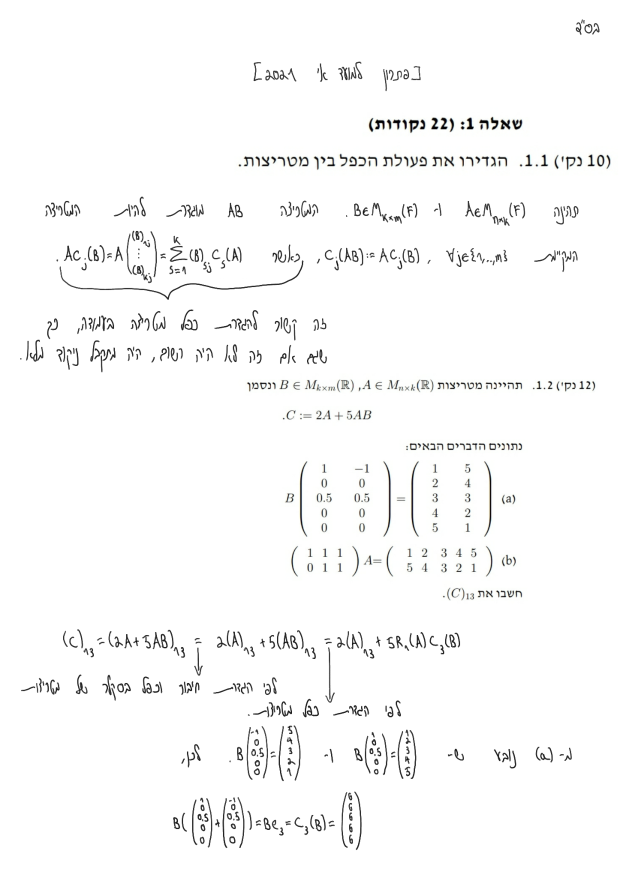
#> input picture storage/crops/pilot/pilot_01_test1_p1.png, 1240 x 1755 px (shown at 1/2 size); its folder holds only this picture in this run
$ python -i omr.py   (imports and definitions only)
#> lines starting #> are read from the running program, lines starting #| are printed output that depends on the picture; after the words box and inside, x2 and y2 are one past the last pixel; in counts of white or black regions, pixels touching at a corner belong together
"""
Answer-grid reader for multiple-choice cover sheets ("סמנו כאן בלבד!").

Classical CV, deterministic and free:
    1. Locate the printed answer table via long horizontal / vertical lines.
    2. Split it into rows (questions) and option columns (א–ד, right-to-left).
    3. Measure each box's ink relative to the sheet's own empty boxes, and
       how solidly the printed checkbox interior is filled.
    4. Resolve each row: one mark → answer; a solid fill next to an X → the
       solid box is a cancellation; anything else → human review.

A VLM cross-check (see ``vlm_read_grid``) runs on the same crop; disagreement
between the two readers is routed to review rather than silently resolved.
"""

from __future__ import annotations

import base64
import json
import logging
import os
from dataclasses import dataclass, field
from enum import Enum
from pathlib import Path
from typing import Dict, List, Optional, Sequence, Tuple

import cv2
import numpy as np

logger = logging.getLogger(__name__)

# Columns left→right on the page; Hebrew tables read right→left, so the
# question-number column is the rightmost one.
OPTION_COLUMNS_LTR: Tuple[str, ...] = ("ד", "ג", "ב", "א")
N_QUESTIONS: int = int(os.getenv("OMR_N_QUESTIONS", "10"))

# Geometry relative to row height; the printed checkbox is ~0.22 × row height.
PROBE_HALF_FRAC: float = 0.30        # square around the checkbox where marks land
CORE_HALF_FRAC: float = 0.07         # strictly inside the checkbox
# Set from the 13 hand-labelled pilot sheets: empty boxes peak at 0.021 excess,
# the faintest real mark sits at 0.033. Re-derive when new sheets are labelled.
MARK_EXCESS_MIN: float = 0.027       # ink above the empty-box baseline → marked
MARGIN_REVIEW: float = 0.005         # |excess - threshold| below this → low confidence
SOLID_GAP_MIN: float = 0.08          # interior-darkness gap that marks a cancellation


class RowStatus(str, Enum):
    ANSWERED = "answered"
    BLANK = "blank"
    AMBIGUOUS = "ambiguous"


@dataclass
class CellReading:
    letter: str
    ink: float              # dark-pixel fraction of the inner cell
    excess: float           # ink minus the sheet's empty-box baseline
    core_fill: float        # dark fraction of the checkbox interior
    marked: bool = False
    solid: bool = False


@dataclass
class RowReading:
    question_id: str
    cells: List[CellReading]
    status: RowStatus = RowStatus.BLANK
    chosen: Optional[str] = None
    cancelled: List[str] = field(default_factory=list)
    low_margin: bool = False
    reason: str = ""

    # [19 lines left out: function to_dict, not called in this run]


@dataclass
class GridReading:
    image_path: str
    grid_bbox: Optional[Tuple[int, int, int, int]] = None
    rows: List[RowReading] = field(default_factory=list)
    baseline_ink: float = 0.0
    errors: List[str] = field(default_factory=list)

    @property
    def ok(self) -> bool:
        return not self.errors and len(self.rows) == N_QUESTIONS

    def answers(self) -> Dict[str, Optional[str]]:
        return {r.question_id: r.chosen for r in self.rows}

    # [8 lines left out: function to_dict, not called in this run]


# ---------------------------------------------------------------------------
# Grid location
# ---------------------------------------------------------------------------
def _binarize(gray: np.ndarray) -> np.ndarray:
    """Ink = 255. Otsu handles pencil, pen and coloured markers alike."""
    blur = cv2.GaussianBlur(gray, (3, 3), 0)
    _, binary = cv2.threshold(blur, 0, 255, cv2.THRESH_BINARY_INV + cv2.THRESH_OTSU)
    return binary


# [23 lines left out: function _line_peaks, not called in this run]


def _line_masks(binary: np.ndarray, h_len: int, v_len: int) -> Tuple[np.ndarray, np.ndarray]:
    """
    Horizontal / vertical ruling masks.

    Thin printed rules on phone scans binarise as dotted runs; closing along
    the line direction first bridges those gaps so the opening keeps them.
    """
    h_closed = cv2.morphologyEx(binary, cv2.MORPH_CLOSE, np.ones((1, 9), np.uint8))
    v_closed = cv2.morphologyEx(binary, cv2.MORPH_CLOSE, np.ones((9, 1), np.uint8))
    h_mask = cv2.morphologyEx(
        h_closed, cv2.MORPH_OPEN, cv2.getStructuringElement(cv2.MORPH_RECT, (h_len, 1))
    )
    v_mask = cv2.morphologyEx(
        v_closed, cv2.MORPH_OPEN, cv2.getStructuringElement(cv2.MORPH_RECT, (1, v_len))
    )
    return h_mask, v_mask


# [39 lines left out: functions _order_corners, _regularise, not called in this run]


@dataclass
class LocatedGrid:
    table_gray: np.ndarray               # rectified (axis-aligned) table crop
    corners: np.ndarray                  # table corners in page pixels (tl, tr, br, bl)
    row_lines: List[int]                 # in table_gray coordinates
    col_lines: List[int]


def _find_table_corner_candidates(binary: np.ndarray) -> List[np.ndarray]:
    """
    Candidate corner sets for the answer table, best first.

    Stray strokes touching the table (a student's arrow, bleed-through) can
    distort its outline, so several fits are offered and the caller keeps the
    first that yields a regular ruled grid.
    """
    h, w = binary.shape
    h_mask, v_mask = _line_masks(binary, max(15, w // 30), max(15, h // 40))
    # Thin, broken ruling on low-resolution scans must still merge into one
    # table outline; the joint is scaled to the page.
    joint = max(5, w // 120)
    grid = cv2.dilate(cv2.bitwise_or(h_mask, v_mask), np.ones((joint, joint), np.uint8))
    contours, _ = cv2.findContours(grid, cv2.RETR_EXTERNAL, cv2.CHAIN_APPROX_SIMPLE)
    best, best_area = None, 0.0
    for cnt in contours:
        x, y, bw, bh = cv2.boundingRect(cnt)
        if bw < 0.3 * w or bh < 0.2 * h or bh > 0.85 * h:
            continue
        area = float(bw * bh)
        if area > best_area:
            best, best_area = cnt, area
    if best is None:
        return []
    candidates: List[np.ndarray] = []
    hull = cv2.convexHull(best)
    approx = cv2.approxPolyDP(hull, 0.02 * cv2.arcLength(hull, True), True)
    if len(approx) == 4:
        candidates.append(_order_corners(approx.reshape(4, 2).astype(np.float32)))
    candidates.append(_order_corners(cv2.boxPoints(cv2.minAreaRect(best)).astype(np.float32)))
    x, y, bw, bh = cv2.boundingRect(best)
    candidates.append(
        np.array([[x, y], [x + bw, y], [x + bw, y + bh], [x, y + bh]], dtype=np.float32)
    )
    return candidates


def locate_grid(gray: np.ndarray) -> Tuple[Optional[LocatedGrid], List[str]]:
    """Find, rectify and rule the answer table. Returns (grid, errors)."""
    binary = _binarize(gray)
    # The anonymisation mask is a solid black band; it would read as one huge
    # table and swamp the real lines.
    binary[(binary > 0).mean(axis=1) > 0.9] = 0

    candidates = _find_table_corner_candidates(binary)
    if not candidates:
        return None, ["answer table not found on page"]
    errors: List[str] = []
    for corners in candidates:
        grid, errs = _rule_table(gray, corners)
        if grid is not None:
            return grid, []
        errors = errs
    return None, errors


# [102 lines left out: functions _rule_table, _regularise_columns, _measure_cell, _resolve_row, not called in this run]


def read_answer_grid(image_path: str | Path) -> GridReading:
    """Read the multiple-choice answer table from a cover-sheet image."""
    image_path = Path(image_path)
    result = GridReading(image_path=str(image_path))
    image = cv2.imread(str(image_path))
#> image is the input picture: shape (1755, 1240, 3); mean B, G, R 249.3, 249.4, 249.4
    if image is None:
        result.errors.append(f"cannot read image: {image_path}")
        return result
    gray = cv2.cvtColor(image, cv2.COLOR_BGR2GRAY)
    grid, errors = locate_grid(gray)
#> in _binarize, `_, binary = cv2.threshold(blur, 0, 255, cv2.THRESH_BINARY_INV + cv2.TH..`:
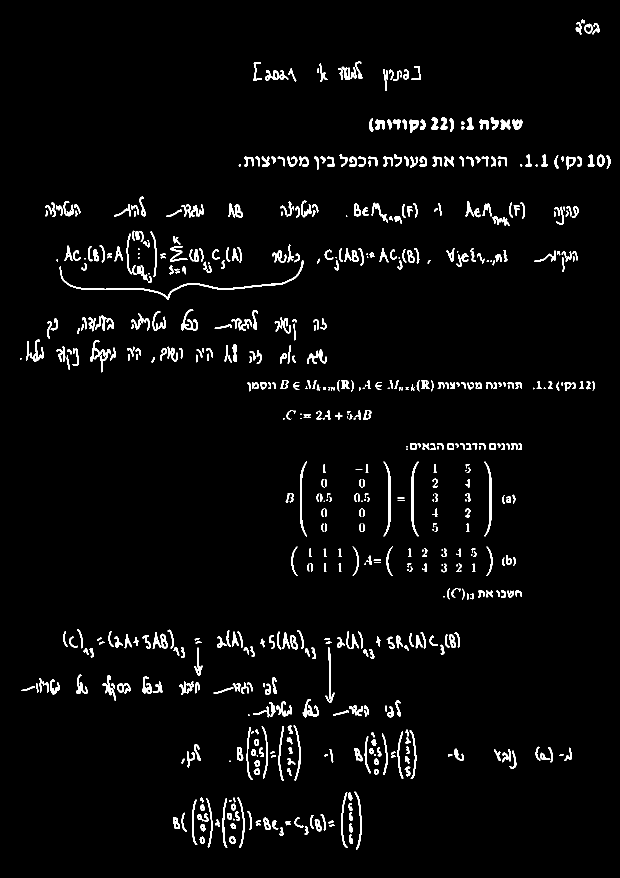
#> binary: shape (1755, 1240) (shown at 1/2 size); 3.3% white; 673 white regions (74 under 20 px), largest, box (x1, y1, x2, y2) and area: (119, 521, 607, 600) 1773, (767, 923, 782, 1073) 635, (822, 923, 837, 1073) 581
#> in _line_masks, `h_closed = cv2.morphologyEx(binary, cv2.MORPH_CLOSE, np.ones((1, 9), n..`:
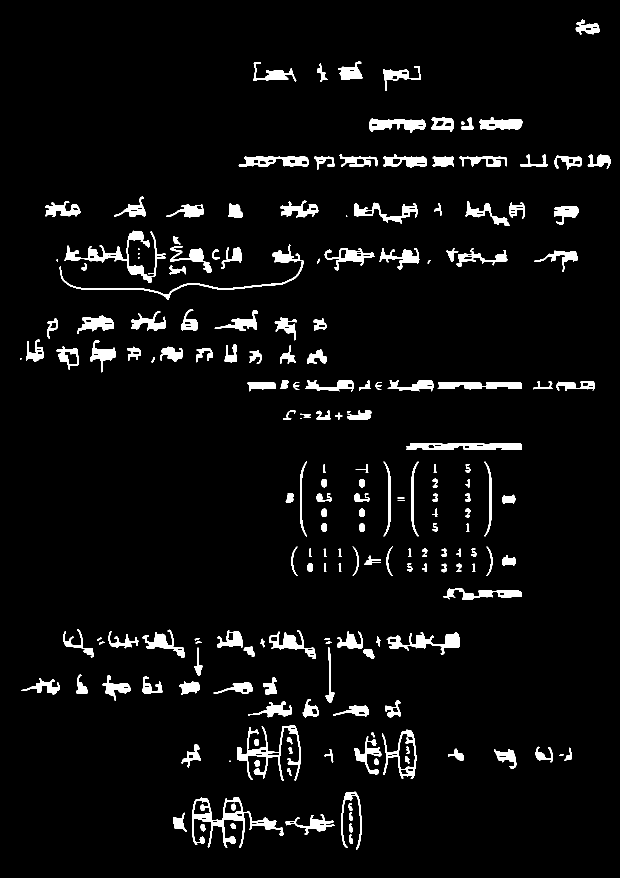
#> h_closed: shape (1755, 1240) (shown at 1/2 size); 4.8% white; 199 white regions (9 under 20 px), largest, box (x1, y1, x2, y2) and area: (384, 1594, 568, 1696) 3888, (128, 461, 332, 566) 3484, (474, 1451, 601, 1562) 2885
#> in _line_masks, `v_closed = cv2.morphologyEx(binary, cv2.MORPH_CLOSE, np.ones((9, 1), n..`:
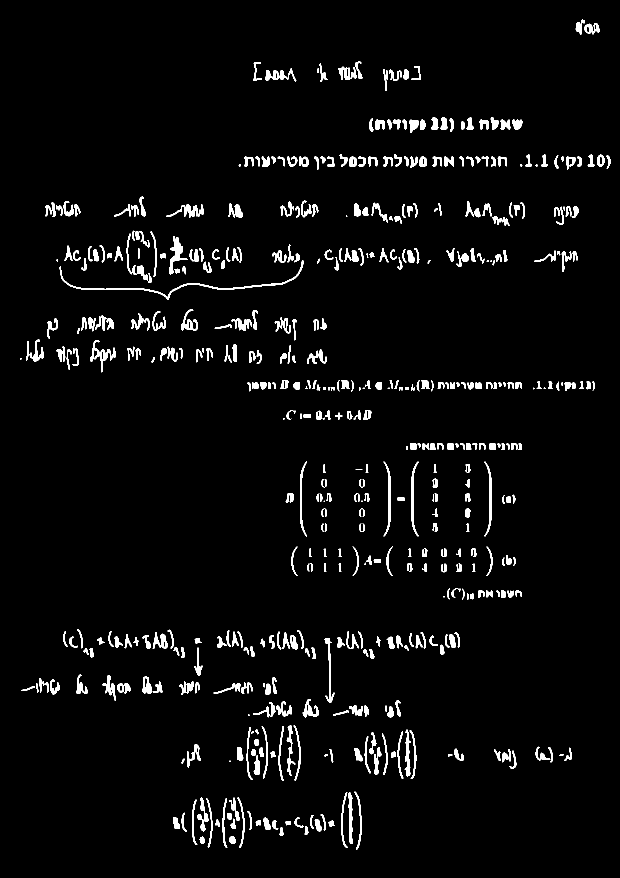
#> v_closed: shape (1755, 1240) (shown at 1/2 size); 3.7% white; 541 white regions (26 under 20 px), largest, box (x1, y1, x2, y2) and area: (119, 521, 607, 600) 1773, (339, 472, 375, 549) 885, (180, 680, 231, 745) 771
#> in _line_masks, `h_mask = cv2.morphologyEx( h_closed, cv2.MORPH_OPEN, cv2.getStructurin..`:
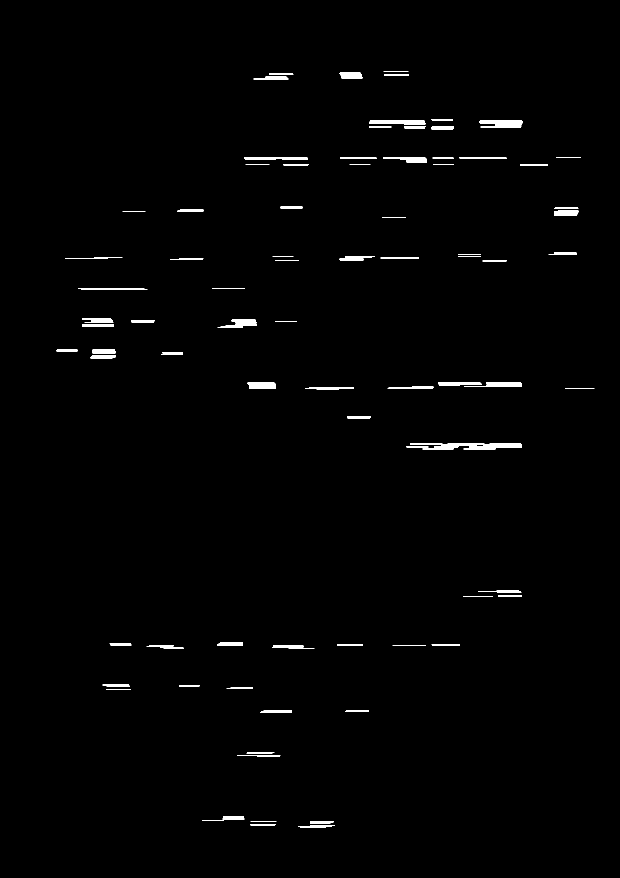
#> h_mask: shape (1755, 1240) (shown at 1/2 size); 0.99% white; 94 white regions, largest, box (x1, y1, x2, y2) and area: (820, 887, 1044, 899) 1818, (738, 240, 851, 249) 822, (959, 240, 1045, 250) 756
#> in _line_masks, `v_mask = cv2.morphologyEx( v_closed, cv2.MORPH_OPEN, cv2.getStructurin..`:
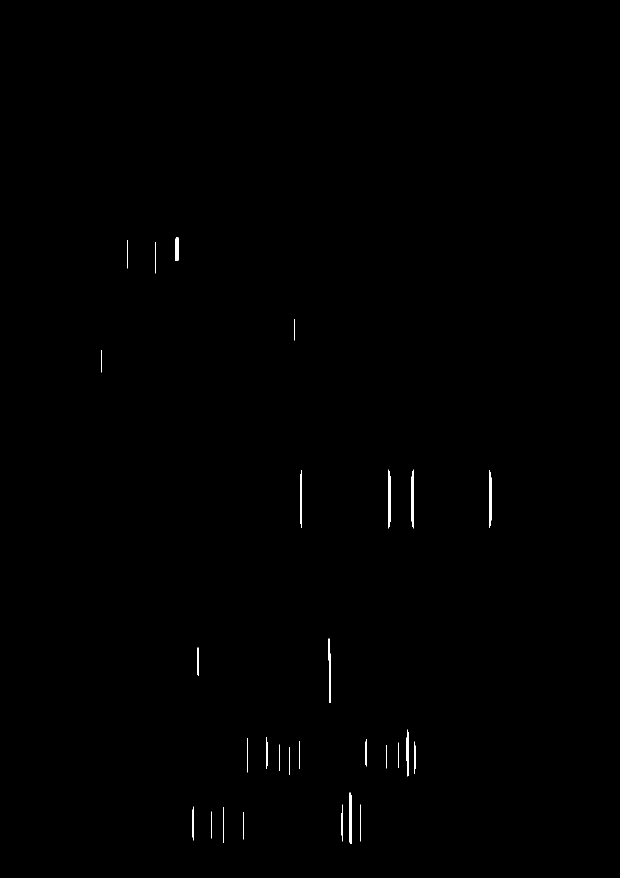
#> v_mask: shape (1755, 1240) (shown at 1/2 size); 0.24% white; 28 white regions, largest, box (x1, y1, x2, y2) and area: (777, 939, 782, 1057) 491, (699, 1585, 704, 1688) 453, (823, 939, 827, 1057) 422
#> in _find_table_corner_candidates, `grid = cv2.dilate(cv2.bitwise_or(h_mask, v_mask), np.ones((joint, join..`:
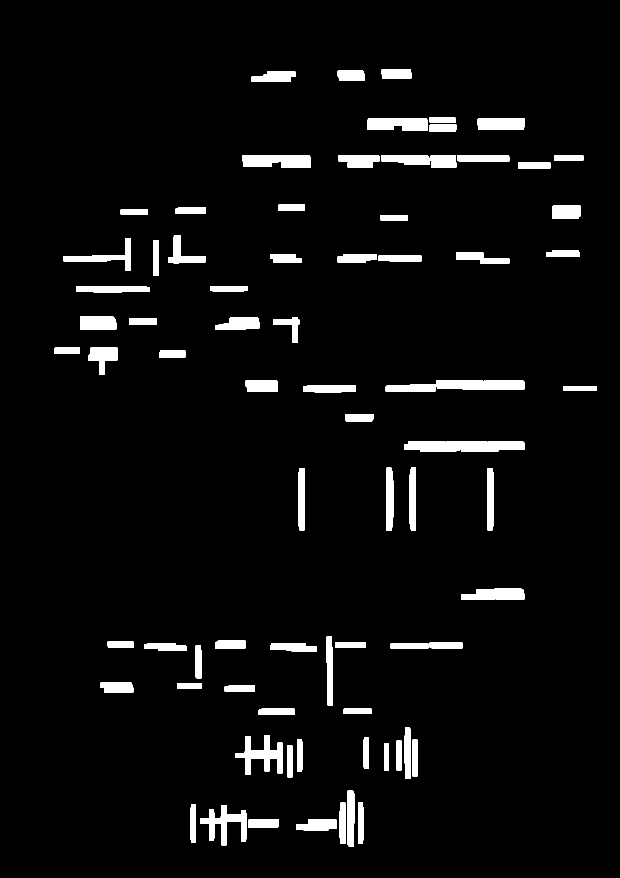
#> grid: shape (1755, 1240) (shown at 1/2 size); 4.6% white; 78 white regions
#> in _find_table_corner_candidates, `contours, _ = cv2.findContours(grid, cv2.RETR_EXTERNAL, cv2.CHAIN_APPR..`: contours = 78 contours; largest, box (x1, y1, x2, y2) and area: (809, 883, 1049, 904) 4364, (771, 761, 1049, 783) 4116, (484, 310, 622, 336) 3028, (470, 1470, 566, 1550) 2902, (400, 1610, 494, 1691) 2774
#> the loop in _find_table_corner_candidates, `for cnt in contours:` made 78 passes
#> (x, y, bw, bh) on passes 1 to 8: (592, 1639, 82, 22), (497, 1639, 61, 17), (400, 1610, 94, 81), (381, 1609, 11, 77), (716, 1605, 11, 83), (679, 1605, 12, 83), (695, 1581, 14, 112), (574, 1491, 11, 64)
#> after the loop in _find_table_corner_candidates, `for cnt in contours:`: best_area = 0
#> in locate_grid, `candidates = _find_table_corner_candidates(binary)`: candidates = []
#> errors = ['answer table not found on page']
    if grid is None:
        result.errors.extend(errors)
        return result

    xs, ys = grid.corners[:, 0], grid.corners[:, 1]
    result.grid_bbox = (
        int(xs.min()), int(ys.min()), int(xs.max() - xs.min()), int(ys.max() - ys.min())
    )
    binary = _binarize(grid.table_gray)
    rel_cols, rel_rows = grid.col_lines, grid.row_lines

    measured: List[List[Tuple[float, float]]] = []
    # Row 0 is the header (א ב ג ד / שאלה)
    for qi in range(N_QUESTIONS):
        ya, yb = rel_rows[qi + 1], rel_rows[qi + 2]
        measured.append([
            _measure_cell(binary, grid.table_gray, rel_cols[ci], rel_cols[ci + 1], ya, yb)
            for ci in range(len(OPTION_COLUMNS_LTR))
        ])

    inks = np.array([[m[0] for m in row] for row in measured])
    # Most boxes on a sheet are empty: the lower half is the printed-box baseline
    baseline = float(np.median(np.sort(inks.ravel())[: inks.size // 2]))
    result.baseline_ink = baseline

    for qi, row_m in enumerate(measured):
        cells = []
        for ci, (ink, core) in enumerate(row_m):
            excess = ink - baseline
            cells.append(CellReading(
                letter=OPTION_COLUMNS_LTR[ci], ink=ink, excess=excess, core_fill=core,
                marked=excess >= MARK_EXCESS_MIN,
            ))
        row = RowReading(question_id=str(qi + 1), cells=cells)
        row.low_margin = any(abs(c.excess - MARK_EXCESS_MIN) < MARGIN_REVIEW for c in cells)
        _resolve_row(row)
        result.rows.append(row)
    return result


# [17 lines left out: function crop_grid, not called in this run]


# ---------------------------------------------------------------------------
# VLM cross-check
# ---------------------------------------------------------------------------

VLM_GRID_PROMPT_VERSION = "omr_vlm_v1"
VLM_GRID_MAX_DIM: int = int(os.getenv("OMR_VLM_MAX_DIM", "1400"))
VLM_GRID_CACHE_DIR = Path(os.getenv("STORAGE_ROOT", "storage")) / "cache" / "omr_vlm"

VLM_GRID_PROMPT = """\
This image is the multiple-choice answer table from a Hebrew exam cover sheet.
The table reads right-to-left: the rightmost column holds the question number
(1-{n}); the next columns, moving LEFT, are options א, ב, ג, ד (so ד is the
leftmost column). The header row shows these letters. Each cell has a small
printed checkbox.

For every question row report each option box that contains a HANDWRITTEN mark
(ignore the printed empty checkbox outline). Classify each mark:
  "x"      - a cross / X
  "check"  - a check mark (V)
  "filled" - the box is solidly coloured/blacked in
  "circle" - a circle around the box or letter
  "other"  - any other stroke or scribble
Then give the student's final answer for that row. Convention on this exam: when
a row has a solidly filled box AND a box with an X/check, the filled box is a
retracted (cancelled) answer and the X/check box is the final answer. If a row
has exactly one marked box of any kind, that box is the answer. If you cannot
tell, use null for final_answer and explain in "note".

Return ONLY JSON:
{{"rows": [{{"question": 1, "marks": [{{"option": "א", "type": "x"}}],
            "final_answer": "א", "note": ""}}, ...]}}
Include all {n} rows, in order, even blank ones (empty "marks", null answer).
"""


@dataclass
class VlmRowReading:
    question_id: str
    marks: List[Tuple[str, str]]          # (option letter, mark type)
    final_answer: Optional[str]
    note: str = ""


@dataclass
class VlmGridReading:
    model: str
    prompt_version: str
    rows: List[VlmRowReading] = field(default_factory=list)
    raw_text: str = ""
    provider_model: str = ""
    cost_usd: float = 0.0
    cache_hit: bool = False
    errors: List[str] = field(default_factory=list)

    def answers(self) -> Dict[str, Optional[str]]:
        return {r.question_id: r.final_answer for r in self.rows}

    # [102 lines left out: functions to_dict, _parse_vlm_grid, vlm_read_grid, not called in this run]


@dataclass
class ReconciledRow:
    question_id: str
    answer: Optional[str]
    needs_review: bool
    reasons: List[str]

    # [37 lines left out: functions to_dict, reconcile, not called in this run]

>>> result = read_answer_grid('../../storage/crops/pilot/pilot_01_test1_p1.png')
